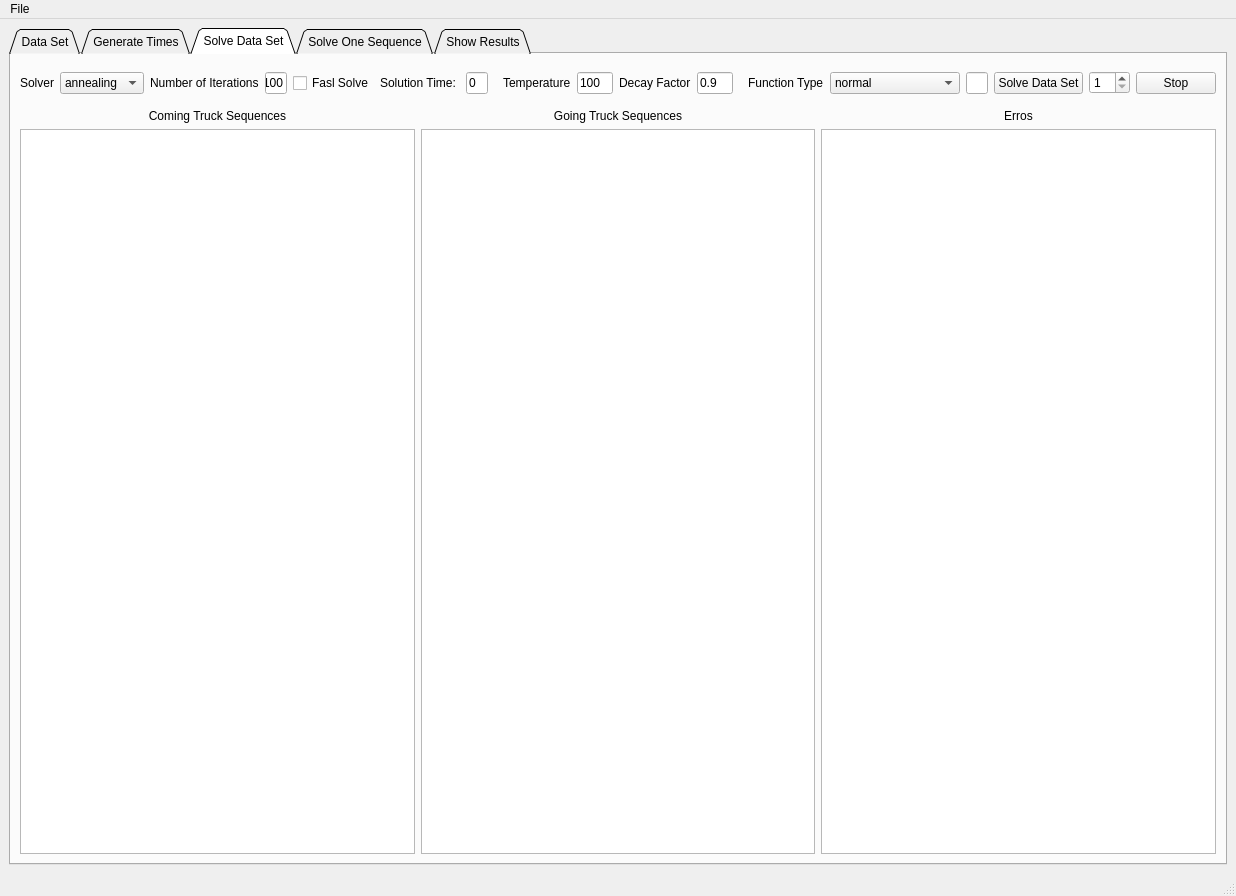
<?xml version="1.0" encoding="UTF-8"?>
<ui version="4.0">
 <class>MainWindow</class>
 <widget class="QMainWindow" name="MainWindow">
  <property name="geometry">
   <rect>
    <x>0</x>
    <y>0</y>
    <width>1236</width>
    <height>896</height>
   </rect>
  </property>
  <property name="windowTitle">
   <string>Cross Docking Solver</string>
  </property>
  <widget class="QWidget" name="centralwidget">
   <layout class="QGridLayout" name="gridLayout_9">
    <item row="0" column="0">
     <widget class="QTabWidget" name="tab_view">
      <property name="layoutDirection">
       <enum>Qt::LeftToRight</enum>
      </property>
      <property name="tabPosition">
       <enum>QTabWidget::North</enum>
      </property>
      <property name="tabShape">
       <enum>QTabWidget::Triangular</enum>
      </property>
      <property name="currentIndex">
       <number>2</number>
      </property>
      <property name="elideMode">
       <enum>Qt::ElideLeft</enum>
      </property>
      <property name="documentMode">
       <bool>false</bool>
      </property>
      <property name="tabsClosable">
       <bool>false</bool>
      </property>
      <property name="movable">
       <bool>false</bool>
      </property>
      <property name="tabBarAutoHide">
       <bool>false</bool>
      </property>
      <widget class="QWidget" name="tab_1">
       <attribute name="title">
        <string>Data Set</string>
       </attribute>
       <layout class="QGridLayout" name="gridLayout_3" columnstretch="1,5">
        <item row="0" column="0">
         <layout class="QVBoxLayout" name="verticalLayout">
          <item>
           <layout class="QFormLayout" name="formLayout">
            <property name="sizeConstraint">
             <enum>QLayout::SetFixedSize</enum>
            </property>
            <item row="0" column="0">
             <widget class="QLabel" name="numberOfInboundTrucksLabel">
              <property name="text">
               <string>Number of Inbound Trucks</string>
              </property>
             </widget>
            </item>
            <item row="0" column="1">
             <widget class="QSpinBox" name="numberOfInboundTrucksSpinBox"/>
            </item>
            <item row="1" column="0">
             <widget class="QLabel" name="numberOfOutboundTrucksLabel">
              <property name="text">
               <string>Number of Outbound Trucks</string>
              </property>
             </widget>
            </item>
            <item row="1" column="1">
             <widget class="QSpinBox" name="numberOfOutboundTrucksSpinBox"/>
            </item>
            <item row="2" column="0">
             <widget class="QLabel" name="numberOfCompoundTrucksLabel">
              <property name="text">
               <string>Number of Compound Trucks</string>
              </property>
             </widget>
            </item>
            <item row="2" column="1">
             <widget class="QSpinBox" name="numberOfCompoundTrucksSpinBox"/>
            </item>
            <item row="3" column="0">
             <widget class="QLabel" name="numberOfReceivingDoorsLabel">
              <property name="text">
               <string>Number of Receiving Doors</string>
              </property>
             </widget>
            </item>
            <item row="3" column="1">
             <widget class="QSpinBox" name="numberOfReceivingDoorsSpinBox"/>
            </item>
            <item row="4" column="0">
             <widget class="QLabel" name="numberOfShippingDoorsLabel">
              <property name="text">
               <string>Number of Shipping Doors</string>
              </property>
             </widget>
            </item>
            <item row="4" column="1">
             <widget class="QSpinBox" name="numberOfShippingDoorsSpinBox"/>
            </item>
            <item row="5" column="0">
             <widget class="QLabel" name="numberOfGoodsLabel">
              <property name="text">
               <string>Number of Goods</string>
              </property>
             </widget>
            </item>
            <item row="5" column="1">
             <widget class="QSpinBox" name="numberOfGoodsSpinBox"/>
            </item>
            <item row="6" column="0">
             <widget class="QLabel" name="loadingTumeLabel">
              <property name="text">
               <string>Loading Time</string>
              </property>
             </widget>
            </item>
            <item row="6" column="1">
             <widget class="QLineEdit" name="loadingTumeLineEdit"/>
            </item>
            <item row="8" column="0">
             <widget class="QLabel" name="truckChangeoverTimeLabel">
              <property name="text">
               <string>Truck Changeover Time</string>
              </property>
             </widget>
            </item>
            <item row="8" column="1">
             <widget class="QLineEdit" name="truckChangeoverTimeLineEdit"/>
            </item>
            <item row="9" column="0">
             <widget class="QLabel" name="effectOfTheArrivalTimesOnMakespanLabel">
              <property name="text">
               <string>Effect of the arrival times on makespan</string>
              </property>
             </widget>
            </item>
            <item row="9" column="1">
             <widget class="QLineEdit" name="effectOfTheArrivalTimesOnMakespanLineEdit"/>
            </item>
            <item row="10" column="0">
             <widget class="QLabel" name="truckTransferTimeLabel">
              <property name="text">
               <string>Truck Transfer Time</string>
              </property>
             </widget>
            </item>
            <item row="10" column="1">
             <widget class="QLineEdit" name="truckTransferTimeLineEdit"/>
            </item>
            <item row="11" column="0">
             <widget class="QLabel" name="inboundArrivalTimeLabel">
              <property name="text">
               <string>Inbound Arrival Time</string>
              </property>
             </widget>
            </item>
            <item row="11" column="1">
             <widget class="QLineEdit" name="inboundArrivalTimeLineEdit"/>
            </item>
            <item row="12" column="0">
             <widget class="QLabel" name="outboundArrivalTimeLabel">
              <property name="text">
               <string>Outbound Arrival Time</string>
              </property>
             </widget>
            </item>
            <item row="12" column="1">
             <widget class="QLineEdit" name="outboundArrivalTimeLineEdit"/>
            </item>
            <item row="13" column="0">
             <widget class="QLabel" name="goodTransferTimeLabel">
              <property name="text">
               <string>Good Transfer Time</string>
              </property>
             </widget>
            </item>
            <item row="13" column="1">
             <widget class="QLineEdit" name="goodTransferTimeLineEdit"/>
            </item>
            <item row="14" column="0">
             <widget class="QLabel" name="numberOfDataSetsLabel">
              <property name="text">
               <string>Number of Data Sets</string>
              </property>
             </widget>
            </item>
            <item row="14" column="1">
             <widget class="QSpinBox" name="numberOfDataSetsSpinBox">
              <property name="minimum">
               <number>0</number>
              </property>
              <property name="value">
               <number>0</number>
              </property>
             </widget>
            </item>
            <item row="7" column="0">
             <widget class="QLabel" name="label_20">
              <property name="text">
               <string>Unloading Time</string>
              </property>
             </widget>
            </item>
            <item row="7" column="1">
             <widget class="QLineEdit" name="unloading_time_edit"/>
            </item>
           </layout>
          </item>
          <item>
           <widget class="ClipboardTableView" name="datasettable">
            <property name="accessibleDescription">
             <string/>
            </property>
            <property name="lineWidth">
             <number>1</number>
            </property>
            <property name="editTriggers">
             <set>QAbstractItemView::DoubleClicked</set>
            </property>
            <property name="tabKeyNavigation">
             <bool>false</bool>
            </property>
            <property name="selectionMode">
             <enum>QAbstractItemView::ExtendedSelection</enum>
            </property>
            <property name="sortingEnabled">
             <bool>true</bool>
            </property>
            <attribute name="horizontalHeaderCascadingSectionResizes">
             <bool>true</bool>
            </attribute>
            <attribute name="horizontalHeaderDefaultSectionSize">
             <number>70</number>
            </attribute>
           </widget>
          </item>
         </layout>
        </item>
        <item row="0" column="1">
         <layout class="QVBoxLayout" name="verticalLayout_2">
          <item>
           <widget class="ClipboardTableView" name="inbound_good_table">
            <property name="editTriggers">
             <set>QAbstractItemView::DoubleClicked</set>
            </property>
           </widget>
          </item>
          <item>
           <widget class="ClipboardTableView" name="compound_coming_good_table">
            <property name="editTriggers">
             <set>QAbstractItemView::DoubleClicked</set>
            </property>
           </widget>
          </item>
          <item>
           <widget class="ClipboardTableView" name="outbound_good_table">
            <property name="editTriggers">
             <set>QAbstractItemView::DoubleClicked</set>
            </property>
           </widget>
          </item>
          <item>
           <widget class="ClipboardTableView" name="compound_going_good_table">
            <property name="editTriggers">
             <set>QAbstractItemView::DoubleClicked</set>
            </property>
           </widget>
          </item>
         </layout>
        </item>
       </layout>
      </widget>
      <widget class="QWidget" name="tab">
       <attribute name="title">
        <string>Generate Times</string>
       </attribute>
       <layout class="QGridLayout" name="gridLayout_2">
        <item row="2" column="1">
         <layout class="QVBoxLayout" name="verticalLayout_4">
          <item>
           <widget class="QLabel" name="label_2">
            <property name="text">
             <string>Leaving Times Lower Boundary</string>
            </property>
            <property name="alignment">
             <set>Qt::AlignCenter</set>
            </property>
           </widget>
          </item>
          <item>
           <widget class="ClipboardTableView" name="leaving_lower_table">
            <property name="editTriggers">
             <set>QAbstractItemView::NoEditTriggers</set>
            </property>
           </widget>
          </item>
         </layout>
        </item>
        <item row="0" column="1">
         <widget class="QPushButton" name="print_gams">
          <property name="text">
           <string>Gams Output</string>
          </property>
         </widget>
        </item>
        <item row="2" column="2">
         <layout class="QVBoxLayout" name="verticalLayout_5">
          <item>
           <widget class="QLabel" name="label_3">
            <property name="text">
             <string>lLeaving Times Upper  Boundary</string>
            </property>
            <property name="alignment">
             <set>Qt::AlignCenter</set>
            </property>
           </widget>
          </item>
          <item>
           <widget class="ClipboardTableView" name="leaving_upper_table">
            <property name="editTriggers">
             <set>QAbstractItemView::NoEditTriggers</set>
            </property>
           </widget>
          </item>
         </layout>
        </item>
        <item row="0" column="2">
         <widget class="QPushButton" name="print_text">
          <property name="text">
           <string>Text Output</string>
          </property>
         </widget>
        </item>
        <item row="0" column="0">
         <widget class="QPushButton" name="generate_times_button">
          <property name="text">
           <string>Generate</string>
          </property>
         </widget>
        </item>
        <item row="2" column="0">
         <layout class="QVBoxLayout" name="verticalLayout_3">
          <item>
           <widget class="QLabel" name="label">
            <property name="text">
             <string>Arrival Times</string>
            </property>
            <property name="alignment">
             <set>Qt::AlignCenter</set>
            </property>
           </widget>
          </item>
          <item>
           <widget class="ClipboardTableView" name="arrival_time_table">
            <property name="editTriggers">
             <set>QAbstractItemView::NoEditTriggers</set>
            </property>
           </widget>
          </item>
         </layout>
        </item>
        <item row="1" column="0">
         <widget class="QPushButton" name="generate_new_boundaries_button">
          <property name="text">
           <string>Generate New Boundaries</string>
          </property>
         </widget>
        </item>
       </layout>
      </widget>
      <widget class="QWidget" name="tab_2">
       <attribute name="title">
        <string>Solve Data Set</string>
       </attribute>
       <layout class="QGridLayout" name="gridLayout_7" rowstretch="0,3">
        <item row="0" column="0" colspan="3">
         <layout class="QHBoxLayout" name="horizontalLayout_4">
          <item>
           <widget class="QLabel" name="solverLabel">
            <property name="text">
             <string>Solver</string>
            </property>
           </widget>
          </item>
          <item>
           <widget class="QComboBox" name="solverComboBox">
            <item>
             <property name="text">
              <string>annealing</string>
             </property>
            </item>
            <item>
             <property name="text">
              <string>tabu</string>
             </property>
            </item>
           </widget>
          </item>
          <item>
           <widget class="QLabel" name="numberOfIterationsLabel">
            <property name="text">
             <string>Number of Iterations</string>
            </property>
           </widget>
          </item>
          <item>
           <widget class="QLineEdit" name="numberOfIterationsLineEdit">
            <property name="text">
             <string>100</string>
            </property>
           </widget>
          </item>
          <item>
           <widget class="QCheckBox" name="fast_solve_check_box">
            <property name="text">
             <string>Fasl Solve</string>
            </property>
           </widget>
          </item>
          <item>
           <widget class="QLabel" name="label_19">
            <property name="text">
             <string>Solution Time: </string>
            </property>
           </widget>
          </item>
          <item>
           <widget class="QLineEdit" name="solution_time_label">
            <property name="text">
             <string>0</string>
            </property>
           </widget>
          </item>
          <item>
           <widget class="QStackedWidget" name="stackedWidget">
            <property name="currentIndex">
             <number>0</number>
            </property>
            <widget class="QWidget" name="page">
             <layout class="QGridLayout" name="gridLayout_4">
              <item row="0" column="0">
               <layout class="QHBoxLayout" name="horizontalLayout">
                <item>
                 <widget class="QLabel" name="label_7">
                  <property name="text">
                   <string>Temperature</string>
                  </property>
                 </widget>
                </item>
                <item>
                 <widget class="QLineEdit" name="tempereature_line_edit">
                  <property name="text">
                   <string>100</string>
                  </property>
                 </widget>
                </item>
                <item>
                 <widget class="QLabel" name="label_9">
                  <property name="text">
                   <string>Decay Factor</string>
                  </property>
                 </widget>
                </item>
                <item>
                 <widget class="QLineEdit" name="decav_factor_line_edit">
                  <property name="text">
                   <string>0.9</string>
                  </property>
                 </widget>
                </item>
               </layout>
              </item>
             </layout>
            </widget>
            <widget class="QWidget" name="page_2">
             <layout class="QGridLayout" name="gridLayout_8">
              <item row="0" column="0">
               <layout class="QHBoxLayout" name="horizontalLayout_3">
                <item>
                 <widget class="QLabel" name="label_10">
                  <property name="text">
                   <string># of Neighbours </string>
                  </property>
                 </widget>
                </item>
                <item>
                 <widget class="QLineEdit" name="number_of_tabu_neighbours_line_edit">
                  <property name="text">
                   <string>5</string>
                  </property>
                 </widget>
                </item>
                <item>
                 <widget class="QLabel" name="label_11">
                  <property name="text">
                   <string># of Tabu</string>
                  </property>
                 </widget>
                </item>
                <item>
                 <widget class="QLineEdit" name="number_of_tabu_line_edit">
                  <property name="text">
                   <string>4</string>
                  </property>
                 </widget>
                </item>
               </layout>
              </item>
             </layout>
            </widget>
           </widget>
          </item>
          <item>
           <widget class="QLabel" name="label_21">
            <property name="text">
             <string>Function Type</string>
            </property>
           </widget>
          </item>
          <item>
           <widget class="QComboBox" name="function_combo_box">
            <item>
             <property name="text">
              <string>normal</string>
             </property>
            </item>
            <item>
             <property name="text">
              <string>number_of_goods</string>
             </property>
            </item>
            <item>
             <property name="text">
              <string>total_tardiness</string>
             </property>
            </item>
            <item>
             <property name="text">
              <string>cmax</string>
             </property>
            </item>
            <item>
             <property name="text">
              <string>late_truck</string>
             </property>
            </item>
            <item>
             <property name="text">
              <string/>
             </property>
            </item>
           </widget>
          </item>
          <item>
           <widget class="QLineEdit" name="time_limit_edit"/>
          </item>
          <item>
           <widget class="QPushButton" name="solve_data_set_button">
            <property name="text">
             <string>Solve Data Set</string>
            </property>
           </widget>
          </item>
          <item>
           <widget class="QSpinBox" name="data_set_spin_box">
            <property name="minimum">
             <number>1</number>
            </property>
            <property name="value">
             <number>1</number>
            </property>
           </widget>
          </item>
          <item>
           <widget class="QPushButton" name="stop_data_set_solve_button">
            <property name="text">
             <string>Stop</string>
            </property>
           </widget>
          </item>
         </layout>
        </item>
        <item row="1" column="0">
         <layout class="QVBoxLayout" name="verticalLayout_6">
          <item>
           <widget class="QLabel" name="label_4">
            <property name="text">
             <string>Coming Truck Sequences</string>
            </property>
            <property name="alignment">
             <set>Qt::AlignCenter</set>
            </property>
           </widget>
          </item>
          <item>
           <widget class="ClipboardTableView" name="coming_sequence_table"/>
          </item>
         </layout>
        </item>
        <item row="1" column="1">
         <layout class="QVBoxLayout" name="verticalLayout_7">
          <item>
           <widget class="QLabel" name="label_5">
            <property name="text">
             <string>Going Truck Sequences</string>
            </property>
            <property name="alignment">
             <set>Qt::AlignCenter</set>
            </property>
           </widget>
          </item>
          <item>
           <widget class="ClipboardTableView" name="going_sequence_table"/>
          </item>
         </layout>
        </item>
        <item row="1" column="2">
         <layout class="QVBoxLayout" name="verticalLayout_8">
          <item>
           <widget class="QLabel" name="label_6">
            <property name="text">
             <string>Erros</string>
            </property>
            <property name="alignment">
             <set>Qt::AlignCenter</set>
            </property>
           </widget>
          </item>
          <item>
           <widget class="ClipboardTableView" name="sequence_error_table"/>
          </item>
         </layout>
        </item>
       </layout>
      </widget>
      <widget class="QWidget" name="tab_4">
       <attribute name="title">
        <string>Solve One Sequence</string>
       </attribute>
       <layout class="QGridLayout" name="gridLayout_5" rowstretch="0,0,3">
        <item row="1" column="0">
         <widget class="QFrame" name="frame">
          <property name="frameShape">
           <enum>QFrame::StyledPanel</enum>
          </property>
          <property name="frameShadow">
           <enum>QFrame::Raised</enum>
          </property>
          <layout class="QGridLayout" name="gridLayout_6">
           <item row="0" column="0">
            <layout class="QGridLayout" name="sequence_grid"/>
           </item>
          </layout>
         </widget>
        </item>
        <item row="0" column="0">
         <layout class="QHBoxLayout" name="horizontalLayout_2">
          <item>
           <widget class="QPushButton" name="solve_one_sequence_button">
            <property name="text">
             <string>Solve</string>
            </property>
           </widget>
          </item>
          <item>
           <widget class="QLabel" name="label_8">
            <property name="text">
             <string>Time</string>
            </property>
           </widget>
          </item>
          <item>
           <widget class="QLCDNumber" name="time">
            <property name="font">
             <font>
              <weight>75</weight>
              <italic>false</italic>
              <bold>true</bold>
             </font>
            </property>
           </widget>
          </item>
          <item>
           <widget class="QLabel" name="label_12">
            <property name="text">
             <string>One step time</string>
            </property>
           </widget>
          </item>
          <item>
           <widget class="QLineEdit" name="time_constant">
            <property name="text">
             <string>0.1</string>
            </property>
           </widget>
          </item>
          <item>
           <widget class="QPushButton" name="pause_button">
            <property name="text">
             <string>Pause</string>
            </property>
           </widget>
          </item>
          <item>
           <widget class="QPushButton" name="resume_button">
            <property name="text">
             <string>Resume</string>
            </property>
           </widget>
          </item>
          <item>
           <widget class="QPushButton" name="stop_button">
            <property name="text">
             <string>Stop</string>
            </property>
           </widget>
          </item>
         </layout>
        </item>
        <item row="2" column="0">
         <widget class="Simulator" name="graphicsView"/>
        </item>
       </layout>
      </widget>
      <widget class="QWidget" name="tab_3">
       <attribute name="title">
        <string>Show Results</string>
       </attribute>
       <layout class="QGridLayout" name="gridLayout">
        <item row="0" column="0">
         <layout class="QHBoxLayout" name="horizontalLayout_5">
          <item>
           <widget class="QComboBox" name="result_names_combo_box">
            <property name="minimumSize">
             <size>
              <width>300</width>
              <height>0</height>
             </size>
            </property>
           </widget>
          </item>
          <item>
           <widget class="QLabel" name="label_13">
            <property name="text">
             <string>Iteration Number</string>
            </property>
           </widget>
          </item>
          <item>
           <widget class="QLineEdit" name="result_iteration_number_line_edit">
            <property name="text">
             <string>1</string>
            </property>
           </widget>
          </item>
          <item>
           <widget class="QPushButton" name="show_results_button">
            <property name="text">
             <string>Show Results</string>
            </property>
           </widget>
          </item>
         </layout>
        </item>
        <item row="1" column="0">
         <layout class="QVBoxLayout" name="verticalLayout_15">
          <item>
           <layout class="QHBoxLayout" name="horizontalLayout_6" stretch="1,1">
            <item>
             <layout class="QVBoxLayout" name="verticalLayout_12">
              <item>
               <layout class="QVBoxLayout" name="verticalLayout_13">
                <item>
                 <widget class="QLabel" name="label_17">
                  <property name="text">
                   <string>Seqeunce Table</string>
                  </property>
                 </widget>
                </item>
                <item>
                 <widget class="ClipboardTableView" name="sequence_table">
                  <property name="minimumSize">
                   <size>
                    <width>350</width>
                    <height>0</height>
                   </size>
                  </property>
                 </widget>
                </item>
               </layout>
              </item>
              <item>
               <layout class="QVBoxLayout" name="verticalLayout_11">
                <item>
                 <widget class="QLabel" name="label_16">
                  <property name="text">
                   <string>Inbound Time Table</string>
                  </property>
                  <property name="alignment">
                   <set>Qt::AlignCenter</set>
                  </property>
                 </widget>
                </item>
                <item>
                 <widget class="ClipboardTableView" name="inbound_time_table">
                  <property name="minimumSize">
                   <size>
                    <width>350</width>
                    <height>0</height>
                   </size>
                  </property>
                 </widget>
                </item>
               </layout>
              </item>
             </layout>
            </item>
            <item>
             <layout class="QVBoxLayout" name="verticalLayout_14">
              <item>
               <widget class="QLabel" name="label_18">
                <property name="text">
                 <string>Good Table</string>
                </property>
               </widget>
              </item>
              <item>
               <widget class="ClipboardTableView" name="good_in_out_table">
                <property name="sizeAdjustPolicy">
                 <enum>QAbstractScrollArea::AdjustToContents</enum>
                </property>
                <attribute name="horizontalHeaderHighlightSections">
                 <bool>false</bool>
                </attribute>
               </widget>
              </item>
             </layout>
            </item>
           </layout>
          </item>
          <item>
           <layout class="QVBoxLayout" name="verticalLayout_9">
            <item>
             <widget class="QLabel" name="label_14">
              <property name="text">
               <string>Outbound Time Table</string>
              </property>
              <property name="alignment">
               <set>Qt::AlignCenter</set>
              </property>
             </widget>
            </item>
            <item>
             <widget class="ClipboardTableView" name="outbound_time_table">
              <property name="minimumSize">
               <size>
                <width>0</width>
                <height>150</height>
               </size>
              </property>
             </widget>
            </item>
           </layout>
          </item>
          <item>
           <layout class="QVBoxLayout" name="verticalLayout_10">
            <item>
             <widget class="QLabel" name="label_15">
              <property name="text">
               <string>Compound Time Table</string>
              </property>
              <property name="alignment">
               <set>Qt::AlignCenter</set>
              </property>
             </widget>
            </item>
            <item>
             <widget class="ClipboardTableView" name="compound_time_table">
              <property name="minimumSize">
               <size>
                <width>0</width>
                <height>150</height>
               </size>
              </property>
             </widget>
            </item>
           </layout>
          </item>
         </layout>
        </item>
       </layout>
      </widget>
     </widget>
    </item>
   </layout>
  </widget>
  <widget class="QMenuBar" name="menubar">
   <property name="geometry">
    <rect>
     <x>0</x>
     <y>0</y>
     <width>1236</width>
     <height>21</height>
    </rect>
   </property>
   <widget class="QMenu" name="menuFile">
    <property name="title">
     <string>File</string>
    </property>
    <addaction name="actionNew_Data"/>
    <addaction name="actionLoad_Data"/>
    <addaction name="actionSave_Data"/>
    <addaction name="actionQuit"/>
   </widget>
   <addaction name="menuFile"/>
  </widget>
  <widget class="QStatusBar" name="statusbar"/>
  <action name="actionNew_Data">
   <property name="text">
    <string>New Data</string>
   </property>
  </action>
  <action name="actionLoad_Data">
   <property name="text">
    <string>Load Data</string>
   </property>
  </action>
  <action name="actionSave_Data">
   <property name="text">
    <string>Save Data</string>
   </property>
  </action>
  <action name="actionQuit">
   <property name="text">
    <string>Quit</string>
   </property>
  </action>
 </widget>
 <customwidgets>
  <customwidget>
   <class>Simulator</class>
   <extends>QGraphicsView</extends>
   <header>src.simulator</header>
  </customwidget>
  <customwidget>
   <class>ClipboardTableView</class>
   <extends>QTableView</extends>
   <header location="global">src.clipboard_table_view</header>
  </customwidget>
 </customwidgets>
 <resources/>
 <connections>
  <connection>
   <sender>solverComboBox</sender>
   <signal>currentIndexChanged(int)</signal>
   <receiver>stackedWidget</receiver>
   <slot>setCurrentIndex(int)</slot>
   <hints>
    <hint type="sourcelabel">
     <x>92</x>
     <y>226</y>
    </hint>
    <hint type="destinationlabel">
     <x>594</x>
     <y>226</y>
    </hint>
   </hints>
  </connection>
 </connections>
</ui>
